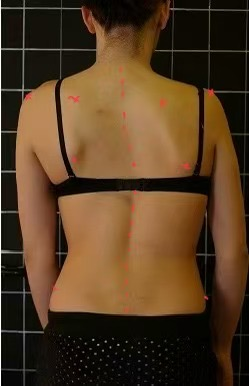
#> input picture app/uploads/back_1742291482_B93A44FA1763A4CEAFDCC8DC4DAD5638.jpg, 249 x 386 px
$ python keypoint_annotator.py --image_dir ../uploads --output out.png
#> lines starting #> are read from the running program, lines starting #| are printed output that depends on the picture; after the words box and inside, x2 and y2 are one past the last pixel; in counts of white or black regions, pixels touching at a corner belong together
import os
import sys
import json
import argparse
import numpy as np
import cv2
from pathlib import Path


class KeypointAnnotator:
    """脊柱关键点标注工具"""

    def __init__(self, image_dir, output_file, num_keypoints=17):
        """
        初始化标注工具

        Args:
            image_dir: 图像目录
            output_file: 输出标注文件路径
            num_keypoints: 关键点数量
        """
        self.image_dir = Path(image_dir)
        self.output_file = Path(output_file)
        self.num_keypoints = num_keypoints

        # 获取图像文件列表
        self.image_files = sorted([f for f in os.listdir(image_dir)
                                  if f.lower().endswith(('.png', '.jpg', '.jpeg'))])

        if not self.image_files:
            print(f"错误: 在 {image_dir} 中没有找到图像文件")
            sys.exit(1)

        # 加载现有标注（如果存在）
        self.annotations = {}
        if os.path.exists(output_file):
            try:
                with open(output_file, 'r') as f:
                    self.annotations = json.load(f)
                print(f"已加载 {len(self.annotations)} 个现有标注")
            except Exception as e:
                print(f"警告: 无法加载现有标注文件: {e}")

        # 当前图像索引和标注状态
        self.current_idx = 0
        self.current_keypoint = 0
        self.keypoints = []
        self.window_name = "脊柱关键点标注工具"

        # 界面设置
        self.zoom_factor = 1.0
        self.offset_x, self.offset_y = 0, 0
        self.dragging = False
        self.last_x, self.last_y = 0, 0

        # 颜色设置
        self.colors = [
            (0, 0, 255),    # 红色
            (0, 255, 0),    # 绿色
            (255, 0, 0),    # 蓝色
            (0, 255, 255),  # 黄色
            (255, 0, 255),  # 紫色
            (255, 255, 0),  # 青色
        ]

    def load_image(self, idx):
        """加载指定索引的图像"""
#> called with idx = 0
        if 0 <= idx < len(self.image_files):
            self.current_idx = idx
            img_file = self.image_files[idx]
            img_path = os.path.join(self.image_dir, img_file)

            # 读取图像
            self.image = cv2.imread(img_path)
#> self.image is the input picture: shape (386, 249, 3); mean B, G, R 34.9, 60.2, 85.2
            if self.image is None:
                print(f"错误: 无法读取图像 {img_path}")
                return False

            # 调整图像大小以适应屏幕
            h, w = self.image.shape[:2]
#> h = 386; w = 249
            screen_h, screen_w = 900, 1600  # 假设的屏幕尺寸

            if h > screen_h or w > screen_w:
                scale = min(screen_h / h, screen_w / w)
                self.image = cv2.resize(self.image, None, fx=scale, fy=scale)

            # 重置缩放和平移
            self.zoom_factor = 1.0
            self.offset_x, self.offset_y = 0, 0

            # 加载现有标注或创建新标注
            if img_file in self.annotations:
                self.keypoints = self.annotations[img_file]['keypoints']
                self.current_keypoint = min(len(self.keypoints), self.num_keypoints)
                print(f"已加载图像 {img_file} 的现有标注")
            else:
                self.keypoints = []
                self.current_keypoint = 0

            return True
        return False

    def save_annotations(self):
        """保存标注到文件"""
        # 确保输出目录存在
        os.makedirs(os.path.dirname(self.output_file), exist_ok=True)

        # 保存标注
        with open(self.output_file, 'w') as f:
            json.dump(self.annotations, f, indent=2)

        print(f"已保存 {len(self.annotations)} 个标注到 {self.output_file}")

    def draw_keypoints(self, img):
        """在图像上绘制关键点"""
        h, w = img.shape[:2]
#> h = 386; w = 249

        # 绘制已标注的关键点
        for i, kp in enumerate(self.keypoints):
            x, y = int(kp[0]), int(kp[1])
            color = self.colors[i % len(self.colors)]

            # 绘制关键点
            cv2.circle(img, (x, y), 5, color, -1)

            # 绘制关键点编号
            cv2.putText(img, str(i+1), (x+5, y-5),
                        cv2.FONT_HERSHEY_SIMPLEX, 0.5, color, 1)

            # 如果有多个关键点，绘制连接线
            if i > 0:
                prev_x, prev_y = int(self.keypoints[i-1][0]), int(self.keypoints[i-1][1])
                cv2.line(img, (prev_x, prev_y), (x, y), color, 2)

        # 显示当前状态
        status = f"图像: {self.current_idx+1}/{len(self.image_files)} | "
        status += f"关键点: {self.current_keypoint}/{self.num_keypoints} | "
        status += f"缩放: {self.zoom_factor:.1f}x"

        cv2.putText(img, status, (10, 30), cv2.FONT_HERSHEY_SIMPLEX, 0.7, (0, 255, 0), 2)
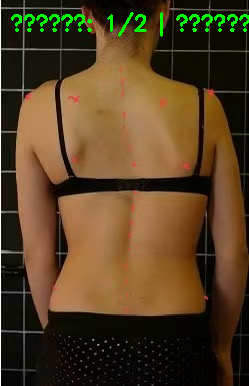
#> img: shape (386, 249, 3); 1.38% of pixels changed, all inside (x1, y1, x2, y2) = (11, 12, 249, 37)

        # 显示帮助信息
        help_text = [
            "按键说明:",
            "左键点击: 标注关键点",
            "右键点击: 删除最后一个关键点",
            "鼠标滚轮: 缩放图像",
            "鼠标拖动: 平移图像",
            "S: 保存当前标注",
            "N: 下一张图像",
            "P: 上一张图像",
            "R: 重置当前标注",
            "Q/ESC: 退出程序"
        ]

        for i, text in enumerate(help_text):
            cv2.putText(img, text, (10, h - 20 - i * 20),
                        cv2.FONT_HERSHEY_SIMPLEX, 0.5, (255, 255, 255), 1)
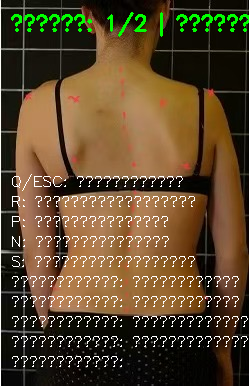
#> img: shape (386, 249, 3); 3.87% of pixels changed, all inside (x1, y1, x2, y2) = (12, 174, 248, 367)

        return img

    # [86 lines left out: functions mouse_callback, save_current_annotation, not called in this run]

    def run(self):
        """运行标注工具"""
        # 创建窗口
        cv2.namedWindow(self.window_name, cv2.WINDOW_NORMAL)
        cv2.setMouseCallback(self.window_name, self.mouse_callback)

        # 加载第一张图像
        if not self.load_image(0):
            print("错误: 无法加载图像")
            return

        while True:
            # 创建显示图像的副本
            display = self.image.copy()

            # 应用缩放和平移
            if self.zoom_factor != 1.0 or self.offset_x != 0 or self.offset_y != 0:
                h, w = display.shape[:2]
                M = np.float32([[self.zoom_factor, 0, self.offset_x],
                                [0, self.zoom_factor, self.offset_y]])
                display = cv2.warpAffine(display, M, (w, h))

            # 绘制关键点
            display = self.draw_keypoints(display)

            # 显示图像
            cv2.imshow(self.window_name, display)

            # 处理键盘输入
            key = cv2.waitKey(1) & 0xFF
#> (key q is pressed here)

            if key == 27 or key == ord('q'):  # ESC 或 q: 退出
                break

            elif key == ord('s'):  # s: 保存当前标注
                self.save_current_annotation()
                self.save_annotations()

            elif key == ord('n'):  # n: 下一张图像
                if self.current_keypoint == self.num_keypoints or self.current_keypoint == 0:
                    # 只有完成所有关键点标注或未开始标注时才能切换图像
                    if self.current_keypoint == self.num_keypoints:
                        self.save_current_annotation()
                    self.load_image(self.current_idx + 1)
                else:
                    print("警告: 请先完成当前图像的标注或重置标注")

            elif key == ord('p'):  # p: 上一张图像
                if self.current_keypoint == self.num_keypoints or self.current_keypoint == 0:
                    # 只有完成所有关键点标注或未开始标注时才能切换图像
                    if self.current_keypoint == self.num_keypoints:
                        self.save_current_annotation()
                    self.load_image(self.current_idx - 1)
                else:
                    print("警告: 请先完成当前图像的标注或重置标注")

            elif key == ord('r'):  # r: 重置当前标注
                self.keypoints = []
                self.current_keypoint = 0

        # 保存标注并关闭窗口
        self.save_annotations()
        cv2.destroyAllWindows()


def main():
    """主函数"""
    parser = argparse.ArgumentParser(description='脊柱关键点标注工具')
    parser.add_argument('--image_dir', type=str, required=True, help='图像目录路径')
    parser.add_argument('--output', type=str, required=True, help='输出标注文件路径')
    parser.add_argument('--num_keypoints', type=int, default=17, help='关键点数量')

    args = parser.parse_args()

    # 创建并运行标注工具
    annotator = KeypointAnnotator(args.image_dir, args.output, args.num_keypoints)
    annotator.run()


if __name__ == '__main__':
    main()

$ run again, on app/uploads/back_1742292739_722EA1BE0FC22C1A67379D3A07FDBF7F.jpg
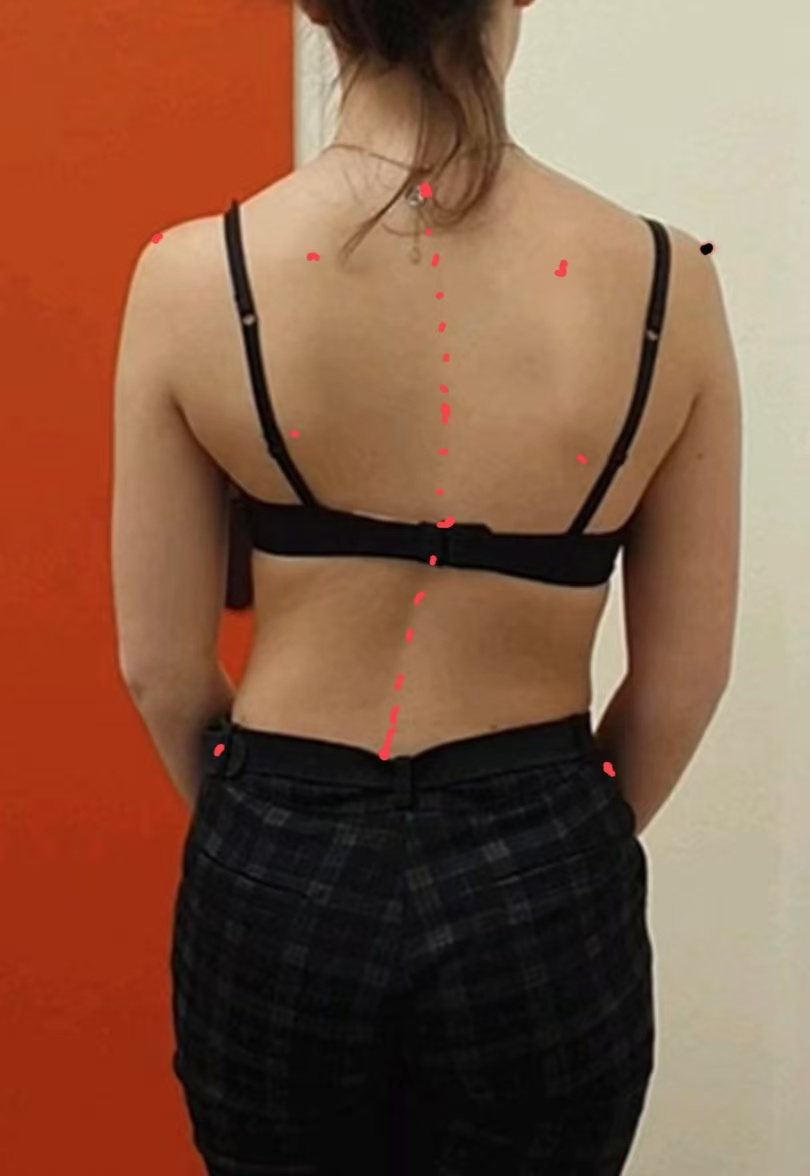
#> input picture app/uploads/back_1742292739_722EA1BE0FC22C1A67379D3A07FDBF7F.jpg, 810 x 1176 px
#> in load_image, self.image is the input picture: shape (1176, 810, 3); mean B, G, R 69.2, 92, 132.5
#> self.image: shape (900, 620, 3)
#> in draw_keypoints, `cv2.putText(img, status, (10, 30), cv2.FONT_HERSHEY_SIMPLEX, 0.7, (0, ..`:
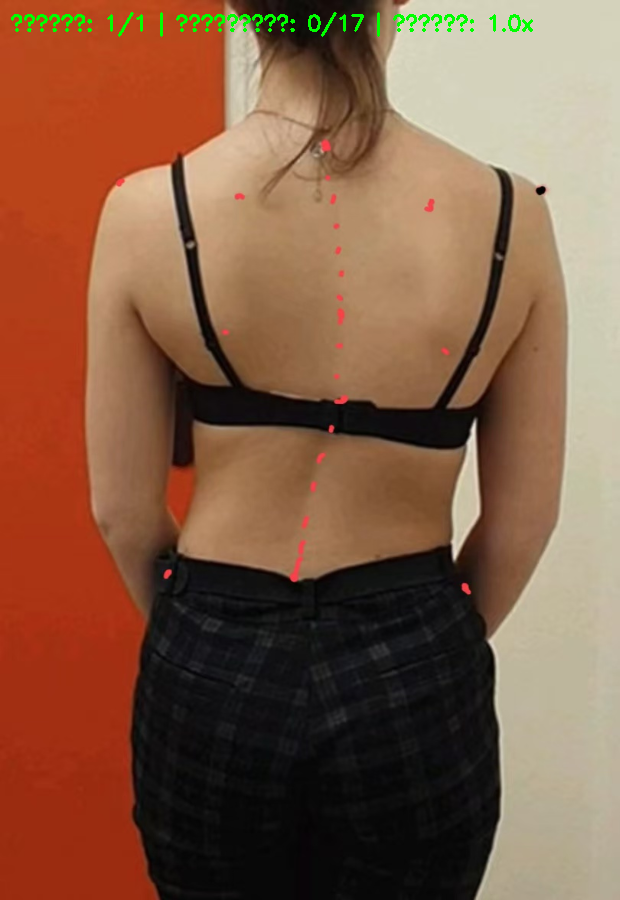
#> img: shape (900, 620, 3); mean B, G, R 68.7, 92.7, 131.7
#> after the loop in draw_keypoints, `for i, text in enumerate(help_text):`:
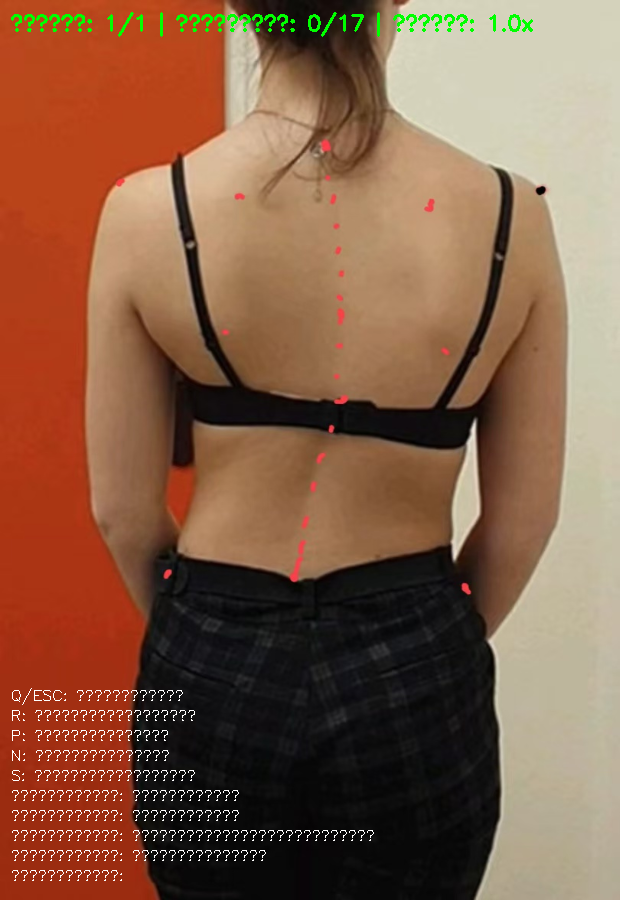
#> img: shape (900, 620, 3); 0.72% of pixels changed, all inside (x1, y1, x2, y2) = (12, 688, 374, 881)
